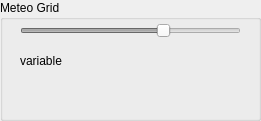
   <widget class="QGroupBox" name="groupBoxMeteoGrid">
    <property name="geometry">
     <rect>
      <x>0</x>
      <y>430</y>
      <width>261</width>
      <height>121</height>
     </rect>
    </property>
    <property name="autoFillBackground">
     <bool>true</bool>
    </property>
    <property name="title">
     <string>Meteo Grid</string>
    </property>
    <widget class="QWidget" name="widgetColorLegendGrid" native="true">
     <property name="geometry">
      <rect>
       <x>1</x>
       <y>70</y>
       <width>258</width>
       <height>42</height>
      </rect>
     </property>
     <property name="font">
      <font>
       <pointsize>8</pointsize>
      </font>
     </property>
     <property name="toolTip">
      <string>Variable colors</string>
     </property>
    </widget>
    <widget class="QSlider" name="meteoGridOpacitySlider">
     <property name="enabled">
      <bool>false</bool>
     </property>
     <property name="geometry">
      <rect>
       <x>20</x>
       <y>20</y>
       <width>221</width>
       <height>22</height>
      </rect>
     </property>
     <property name="toolTip">
      <string>Meteo Grid opacity</string>
     </property>
     <property name="toolTipDuration">
      <number>-1</number>
     </property>
     <property name="statusTip">
      <string notr="true"/>
     </property>
     <property name="whatsThis">
      <string notr="true"/>
     </property>
     <property name="accessibleName">
      <string/>
     </property>
     <property name="accessibleDescription">
      <string/>
     </property>
     <property name="maximum">
      <number>100</number>
     </property>
     <property name="value">
      <number>66</number>
     </property>
     <property name="orientation">
      <enum>Qt::Horizontal</enum>
     </property>
    </widget>
    <widget class="QLabel" name="labelMeteoGridScale">
     <property name="geometry">
      <rect>
       <x>20</x>
       <y>50</y>
       <width>221</width>
       <height>21</height>
      </rect>
     </property>
     <property name="palette">
      <palette>
       <active>
        <colorrole role="WindowText">
         <brush brushstyle="SolidPattern">
          <color alpha="255">
           <red>0</red>
           <green>0</green>
           <blue>0</blue>
          </color>
         </brush>
        </colorrole>
       </active>
       <inactive>
        <colorrole role="WindowText">
         <brush brushstyle="SolidPattern">
          <color alpha="255">
           <red>0</red>
           <green>0</green>
           <blue>0</blue>
          </color>
         </brush>
        </colorrole>
       </inactive>
       <disabled>
        <colorrole role="WindowText">
         <brush brushstyle="SolidPattern">
          <color alpha="255">
           <red>127</red>
           <green>127</green>
           <blue>127</blue>
          </color>
         </brush>
        </colorrole>
       </disabled>
      </palette>
     </property>
     <property name="font">
      <font>
       <pointsize>9</pointsize>
      </font>
     </property>
     <property name="text">
      <string>variable</string>
     </property>
    </widget>
   </widget>
